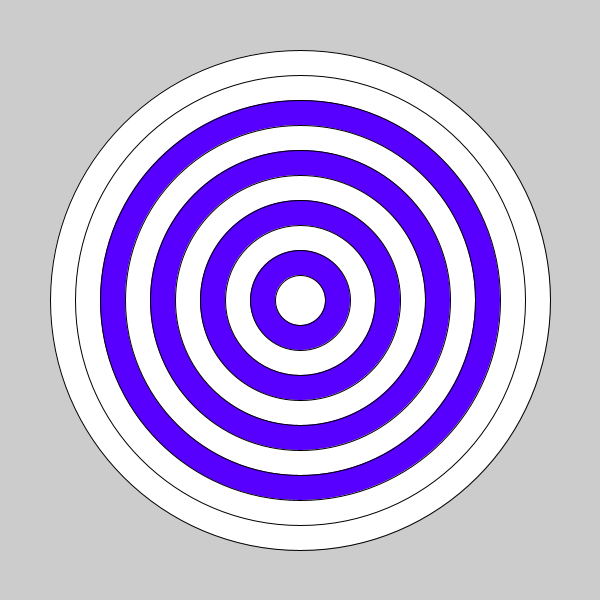
Frame 1 (no input)
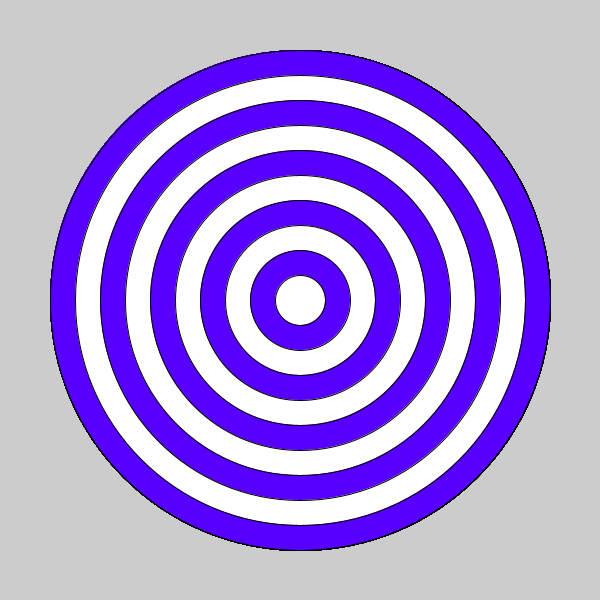
Frame 60 (the mouse pressed at the canvas centre just before this capture)
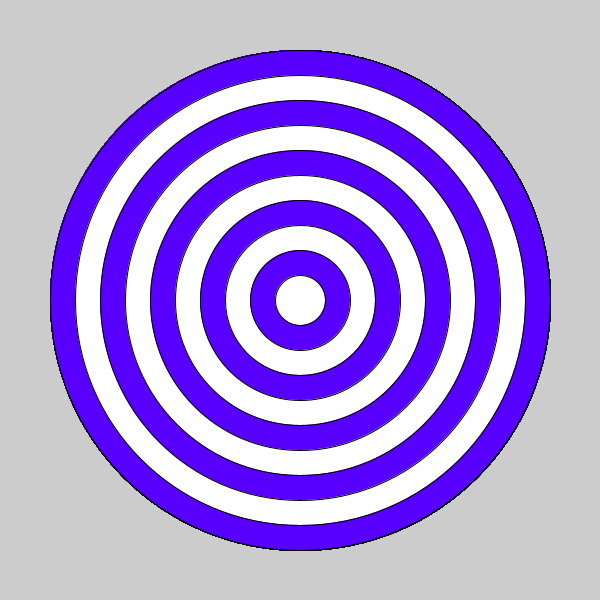
Frame 120 (the mouse held since frame 60 and released just before this capture)

The Processing sketch that drew these frames (run headless with seeded random() and noise(); from frame 60 on, the mouse is pressed at the canvas centre):

// Processing sketch: bullseye
// ── bullseye.pde

void setup() {
 
  // set the size of your sketch
  size(600,600);
}

void draw() {
  
  //Starting with the largest ellipse, use a for loop to draw a bullseye with ellipses.
  for(int i = 0; i < 10; i++) {
  ellipse(300,300,500 - i * 50,500 - i * 50);
  
  //Use an if statement and remainder to alternate the color of your rings.
 if (i % 2 == 0) {
 fill(#FFFFFF);
 }
 else {
   fill(#5800FF);
 }
    }      
}
